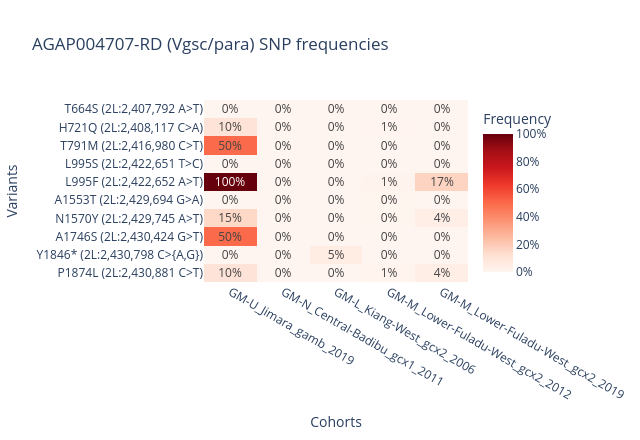

Notebook cell for this chart:
### Code cell
ag3.plot_frequencies_heatmap(
    df_vgsc_freq_gambia.query("max_af > 0.05")[["label"] + [f"frq_{c}" for c in gambcolu_cohorts_admin2_year]]
)

### Figure 1 — Plotly figure (JSON) as saved in the notebook; plotly's stock layout.template omitted (floating-point values rounded to 4 significant figures)
{"data": [{"coloraxis": "coloraxis", "hovertemplate": "x: %{x}<br>label: %{y}<br>color: %{z}<extra></extra>", "name": "0", "texttemplate": "%{z:.0%}", "type": "heatmap", "x": ["GM-U_Jimara_gamb_2019", "GM-N_Central-Badibu_gcx1_2011", "GM-L_Kiang-West_gcx2_2006", "GM-M_Lower-Fuladu-West_gcx2_2012", "GM-M_Lower-Fuladu-West_gcx2_2019"], "xaxis": "x", "y": ["T664S (2L:2,407,792 A>T)", "H721Q (2L:2,408,117 C>A)", "T791M (2L:2,416,980 C>T)", "L995S (2L:2,422,651 T>C)", "L995F (2L:2,422,652 A>T)", "A1553T (2L:2,429,694 G>A)", "N1570Y (2L:2,429,745 A>T)", "A1746S (2L:2,430,424 G>T)", "Y1846* (2L:2,430,798 C>{A,G})", "P1874L (2L:2,430,881 C>T)"], "yaxis": "y", "z": [[0, 0, 0, 0, 0], [0.1, 0, 0, 0.005814, 0], [0.5, 0, 0, 0, 0], [0, 0, 0, 0, 0], [1, 0, 0, 0.01453, 0.1667], [0, 0, 0, 0.002907, 0], [0.15, 0, 0, 0.002907, 0.04167], [0.5, 0, 0, 0, 0], [0, 0, 0.05263, 0, 0], [0.1, 0, 0, 0.008721, 0.04167]]}], "layout": {"coloraxis": {"cmax": 1, "cmin": 0, "colorbar": {"ticktext": ["0%", "20%", "40%", "60%", "80%", "100%"], "tickvals": [0, 0.2, 0.4, 0.6, 0.8, 1], "title": {"text": "Frequency"}}, "colorscale": [[0, "rgb(255,245,240)"], [0.125, "rgb(254,224,210)"], [0.25, "rgb(252,187,161)"], [0.375, "rgb(252,146,114)"], [0.5, "rgb(251,106,74)"], [0.625, "rgb(239,59,44)"], [0.75, "rgb(203,24,29)"], [0.875, "rgb(165,15,21)"], [1, "rgb(103,0,13)"]]}, "height": 440, "title": {"text": "AGAP004707-RD (Vgsc/para) SNP frequencies"}, "width": 640, "xaxis": {"anchor": "y", "autorange": true, "domain": [0, 1], "range": [-0.5, 4.5], "side": "bottom", "tickangle": 30, "title": {"text": "Cohorts"}, "type": "category"}, "yaxis": {"anchor": "x", "autorange": true, "domain": [0, 1], "range": [9.5, -0.5], "title": {"text": "Variants"}, "type": "category"}}}
